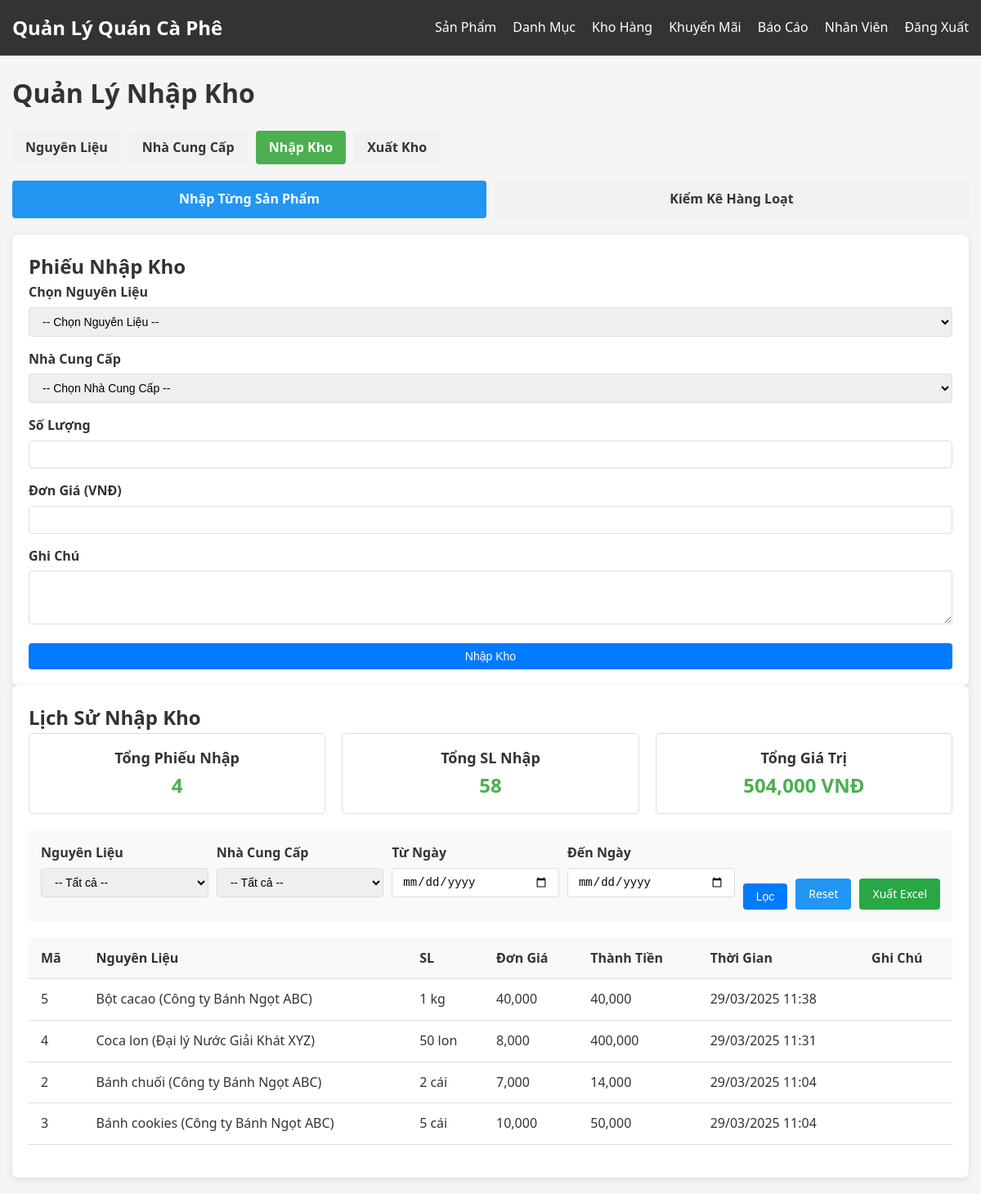
The app's page /admin/stock_in.php (signed in) with its own data.
### tables this page shows
CREATE TABLE `stock_transactions` (
  `transaction_id` int(11) NOT NULL,
  `material_id` int(11) NOT NULL,
  `transaction_type` enum('Nhập','Xuất') NOT NULL,
  `quantity` int(11) NOT NULL,
  `unit_price` decimal(10,2) DEFAULT NULL,
  `total_amount` decimal(10,2) GENERATED ALWAYS AS (`quantity` * `unit_price`) STORED,
  `transaction_datetime` datetime DEFAULT current_timestamp(),
  `note` text DEFAULT NULL
);

CREATE TABLE `materials` (
  `material_id` int(11) NOT NULL,
  `material_name` varchar(100) NOT NULL,
  `supplier_id` int(11) NOT NULL,
  `unit` varchar(50) NOT NULL,
  `stock_quantity` int(11) NOT NULL DEFAULT 0,
  `low_stock_threshold` int(11) NOT NULL DEFAULT 10,
  `status` enum('Còn hàng','Hết hàng') DEFAULT 'Còn hàng'
);

CREATE TABLE `suppliers` (
  `supplier_id` int(11) NOT NULL,
  `supplier_name` varchar(100) NOT NULL,
  `contact_person` varchar(100) DEFAULT NULL,
  `phone` varchar(15) DEFAULT NULL,
  `email` varchar(100) DEFAULT NULL,
  `address` text DEFAULT NULL,
  `status` enum('Hoạt động','Ngừng hợp tác') DEFAULT 'Hoạt động'
);

### admin/stock_in.php (the view, shortened to what the rows shown need)
<?php
require_once '../config/db.php';
$transactions_where = "WHERE t.transaction_type = 'Nhập'";
$per_page = 20;
$page = isset($_GET['page']) ? (int)$_GET['page'] : 1;
$offset = ($page - 1) * $per_page;
$transactions_query = "SELECT t.*, m.material_name, m.unit, s.supplier_name
                      FROM Stock_Transactions t
                      JOIN Materials m ON t.material_id = m.material_id
                      JOIN Suppliers s ON m.supplier_id = s.supplier_id
                      $transactions_where
                      ORDER BY t.transaction_datetime DESC
                      LIMIT $offset, $per_page";
$transactions_result = $conn->query($transactions_query);
?>
<!DOCTYPE html>
<html lang="vi">
<head>
    <link rel="stylesheet" href="../assets/css/style.css">
</head>
<body>
    <div class="container">
        <div class="dashboard">
            <div class="dashboard-header">
                <h1>Quản Lý Nhập Kho</h1>
            </div>
            <?php if (isset($_GET['mode']) && $_GET['mode'] === 'batch'): ?>
            <div class="row">
                <div class="col-md-12">
                    <div class="card">
                        <h2>Kiểm Kê Hàng Loạt</h2>
                        <?php
                        if ($_SERVER['REQUEST_METHOD'] === 'POST' && isset($_POST['batch_stock_entry'])) {
                            $batch_note = sanitize($_POST['batch_note']);
                            $transaction_type = 'Nhập';
                            $entries_count = 0;
                            $conn->begin_transaction();
                            try {
                                foreach ($_POST['quantity'] as $material_id => $quantity) {
                                    $material_id = (int)$material_id;
                                    $quantity = (int)$quantity;
                                    $unit_price = (float)str_replace([',', '.'], '', $_POST['unit_price'][$material_id] ?? 0);
                                    if ($quantity <= 0) {
                                        continue;
                                    }
                                    $transaction_query = "INSERT INTO Stock_Transactions (material_id, transaction_type, quantity, unit_price, note)
                                                        VALUES (?, ?, ?, ?, ?)";
                                    $transaction_stmt = $conn->prepare($transaction_query);
                                    $transaction_stmt->bind_param("isids", $material_id, $transaction_type, $quantity, $unit_price, $batch_note);
                                    $transaction_stmt->execute();
                                    $update_query = "UPDATE Materials SET
                                                    stock_quantity = stock_quantity + ?,
                                                    status = IF(stock_quantity + ? > 0, 'Còn hàng', 'Hết hàng')
                                                    WHERE material_id = ?";
                                    $update_stmt = $conn->prepare($update_query);
                                    $update_stmt->bind_param("iii", $quantity, $quantity, $material_id);
                                    $update_stmt->execute();
                                    $entries_count++;
                                }
                                $conn->commit();
                                if ($entries_count > 0) {
                                    echo '<div class="alert alert-success">Đã cập nhật ' . $entries_count . ' nguyên liệu vào kho</div>';
                                } else {
                                    echo '<div class="alert alert-warning">Không có nguyên liệu nào được cập nhật</div>';
                                }
                            } catch (Exception $e) {
                                $conn->rollback();
                                echo '<div class="alert alert-danger">Lỗi khi nhập kho: ' . $e->getMessage() . '</div>';
                            }
                        }
                        ?>
                        <form method="POST" action="?mode=batch">
                            <div class="form-group">
                                <label for="batch_note">Ghi Chú Chung</label>
                                <textarea id="batch_note" name="batch_note" class="form-control" rows="2"></textarea>
                            </div>
                            <div class="table-responsive">
                                <table class="table table-striped">
                                    <thead>
                                        <tr>
                                            <th>Mã</th>
                                            <th>Nguyên Liệu</th>
                                            <th>Tồn Kho</th>
                                            <th>Đơn Vị</th>
                                            <th>Số Lượng Nhập</th>
                                            <th>Đơn Giá (VNĐ)</th>
                                        </tr>
                                    </thead>
                                    <tbody>
                                        <?php
                                        $all_materials_query = "SELECT m.*, s.supplier_name FROM Materials m JOIN Suppliers s ON m.supplier_id = s.supplier_id ORDER BY m.material_name";
                                        $all_materials_result = $conn->query($all_materials_query);
                                        if ($all_materials_result->num_rows > 0):
                                            while ($material = $all_materials_result->fetch_assoc()):
                                        ?>
                                            <tr>
                                                <td><?php echo $material['material_id']; ?></td>
                                                <td>
                                                    <?php echo $material['material_name']; ?>
                                                    <span class="text-muted">(<?php echo $material['supplier_name']; ?>)</span>
                                                </td>
                                                <td><?php echo $material['stock_quantity']; ?></td>
                                                <td><?php echo $material['unit']; ?></td>
                                                <td>
                                                    <input type="number" name="quantity[<?php echo $material['material_id']; ?>]" value="0" min="0" class="form-control quantity-input">
                                                </td>
                                                <td>
                                                    <input type="text" name="unit_price[<?php echo $material['material_id']; ?>]" value="<?php echo number_format($material['unit_price'] ?? 0, 0, '', '.'); ?>" class="form-control price-input">
                                                </td>
                                            </tr>
                                        <?php
                                            endwhile;
                                        else:
                                        ?>
                                            <tr>
                                                <td colspan="6" class="text-center">Không có nguyên liệu nào</td>
                                            </tr>
                                        <?php endif; ?>
                                    </tbody>
                                </table>
                            </div>
                            <button type="submit" name="batch_stock_entry" class="btn btn-primary btn-block mt-3">Lưu Phiếu Nhập Kho</button>
                        </form>
                    </div>
                </div>
            </div>
            <?php else: ?>
            <div class="row">
                <div class="col-md-4">
                    <div class="card">
                        <h2>Phiếu Nhập Kho</h2>
                    </div>
                </div>
                <div class="col-md-8">
                    <div class="card">
                        <h2>Lịch Sử Nhập Kho</h2>
            <?php endif; ?>
                    <div class="table-responsive">
                        <table class="table">
                            <thead>
                                <tr>
                                    <th>Mã</th>
                                    <th>Nguyên Liệu</th>
                                    <th>SL</th>
                                    <th>Đơn Giá</th>
                                    <th>Thành Tiền</th>
                                    <th>Thời Gian</th>
                                    <th>Ghi Chú</th>
                                </tr>
                            </thead>
                            <tbody>
                                <?php if ($transactions_result->num_rows > 0): ?>
                                    <?php while ($transaction = $transactions_result->fetch_assoc()): ?>
                                        <tr>
                                            <td><?php echo $transaction['transaction_id']; ?></td>
                                            <td><?php echo $transaction['material_name']; ?>
                                                <span class="text-muted">(<?php echo $transaction['supplier_name']; ?>)</span>
                                            </td>
                                            <td><?php echo $transaction['quantity']; ?> <?php echo $transaction['unit']; ?></td>
                                            <td><?php echo number_format($transaction['unit_price']); ?></td>
                                            <td><?php echo number_format($transaction['total_amount']); ?></td>
                                            <td><?php echo date('d/m/Y H:i', strtotime($transaction['transaction_datetime'])); ?></td>
                                            <td><?php echo $transaction['note']; ?></td>
                                        </tr>
                                    <?php endwhile; ?>
                                <?php else: ?>
                                    <tr><td colspan="7" class="text-center">Không có dữ liệu</td></tr>
                                <?php endif; ?>
                            </tbody>
                        </table>
                    </div>
                </div>
            </div>
        </div>
    </div>
</body>
</html>

### records on screen
stock_transactions: transaction_id "5", material.material_name "Bột cacao", suppliers.supplier_name "Công ty Bánh Ngọt ABC", quantity "1", material.unit "kg", unit_price "40,000", total_amount "40,000", transaction_datetime "29/03/2025 11:38"
stock_transactions: transaction_id "4", material.material_name "Coca lon", suppliers.supplier_name "Đại lý Nước Giải Khát XYZ", quantity "50", material.unit "lon", unit_price "8,000", total_amount "400,000", transaction_datetime "29/03/2025 11:31"
stock_transactions: transaction_id "2", material.material_name "Bánh chuối", suppliers.supplier_name "Công ty Bánh Ngọt ABC", quantity "2", material.unit "cái", unit_price "7,000", total_amount "14,000", transaction_datetime "29/03/2025 11:04"
stock_transactions: transaction_id "3", material.material_name "Bánh cookies", suppliers.supplier_name "Công ty Bánh Ngọt ABC", quantity "5", material.unit "cái", unit_price "10,000", total_amount "50,000", transaction_datetime "29/03/2025 11:04"

### other values on screen
$totals['transaction_count'] "4"
$totals['total_quantity'] "58"
$totals['total_amount'] "504,000"
